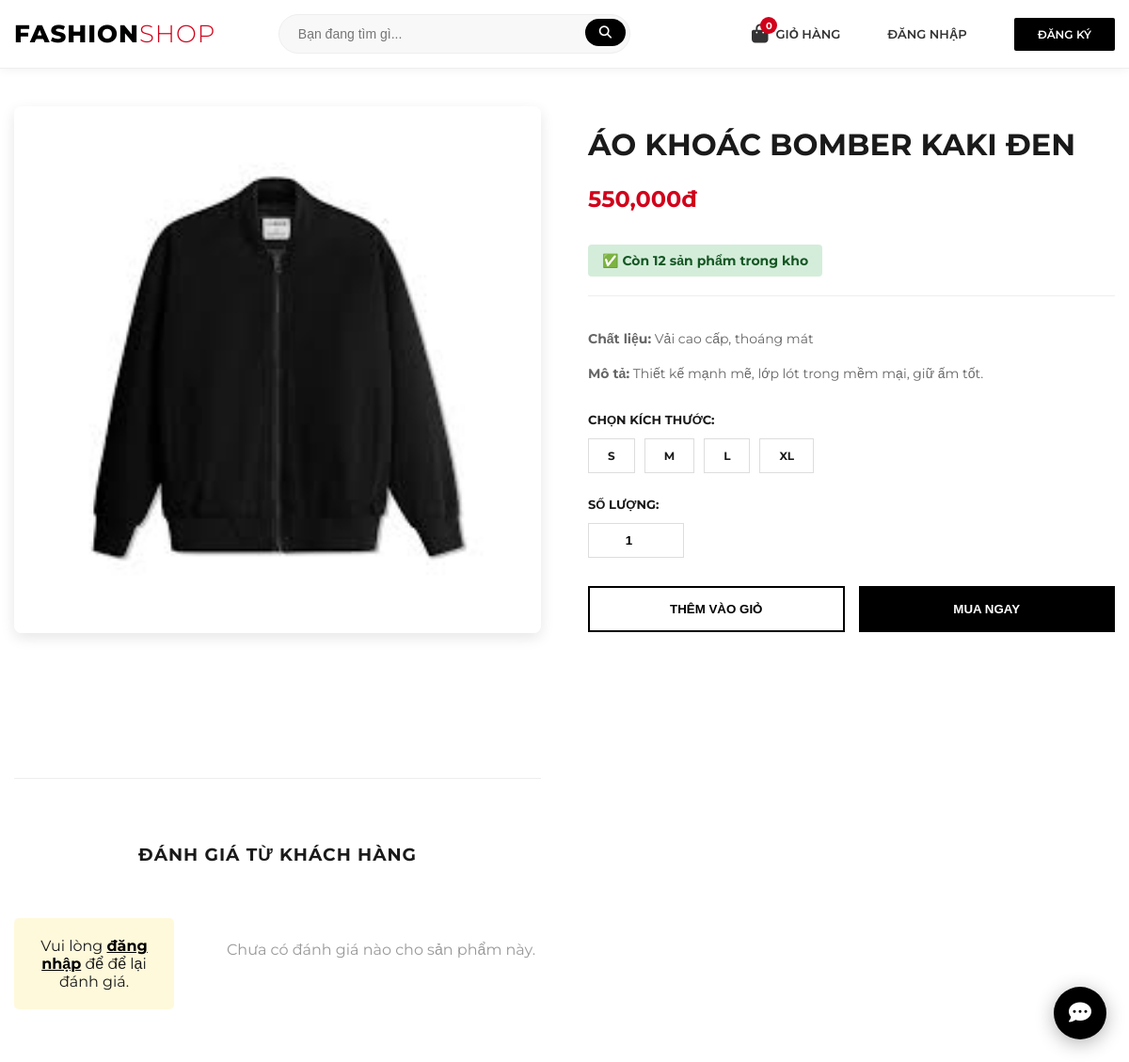
The app's page /product.php?id=52 with its own data.
### tables this page shows
CREATE TABLE `products` (
  `id` int(11) NOT NULL,
  `category_id` int(11) DEFAULT NULL,
  `name` varchar(255) NOT NULL,
  `price` decimal(10,2) NOT NULL,
  `stock` int(11) NOT NULL DEFAULT 0,
  `description` text DEFAULT NULL,
  `image` varchar(255) DEFAULT NULL
);

CREATE TABLE `product_sizes` (
  `id` int(11) NOT NULL,
  `product_id` int(11) DEFAULT NULL,
  `size_name` varchar(10) DEFAULT NULL
);

### public/product.php (the view, shortened to what this page needs)
<?php
include __DIR__ . '/../templates/partials/header.php';
$product_id = $_GET['id'] ?? 0;
$stmt = $pdo->prepare("SELECT * FROM products WHERE id = ?");
$stmt->execute([$product_id]);
$product = $stmt->fetch();
$stmt_size = $pdo->prepare("SELECT * FROM product_sizes WHERE product_id = ?");
$stmt_size->execute([$product_id]);
$sizes = $stmt_size->fetchAll();
$stmt_rev = $pdo->prepare("SELECT r.*, u.username FROM reviews r JOIN users u ON r.id = u.id WHERE r.product_id = ? ORDER BY r.created_at DESC");
$stmt_rev->execute([$product_id]);
$reviews = $stmt_rev->fetchAll();
?>
<div class="container"
    style="max-width: 1200px; margin: 40px auto; padding: 0 15px; font-family: 'Montserrat', sans-serif;">
    <div style="display: grid; grid-template-columns: 1fr 1fr; gap: 50px; align-items: start;">
        <div class="product-image">
            <img src="/assets/images/<?= $product['image'] ?>" alt="<?= $product['name'] ?>"
                style="width: 100%; border-radius: 8px; box-shadow: 0 5px 15px rgba(0,0,0,0.1);">
        </div>
        <div class="product-details">
            <h1 style="font-size: 32px; margin-bottom: 15px; text-transform: uppercase;"><?= $product['name'] ?></h1>
            <p style="font-size: 24px; color: #d0021b; font-weight: 700; margin-bottom: 20px;">
                <?= number_format($product['price']) ?>đ</p>
            <?php $outOfStock = (int)($product['stock'] ?? 0) <= 0; ?>
            <p style="font-size: 14px; font-weight: bold; padding: 8px 15px; border-radius: 4px; margin-bottom: 20px; display: inline-block; background: <?= $outOfStock ? '#ffeaa7' : '#d4edda' ?>; color: <?= $outOfStock ? '#d63031' : '#155724' ?>;">
                <?= $outOfStock ? '❌ HẾT HÀNG — Sản phẩm tạm thời không có sẵn' : '✅ Còn ' . (int)$product['stock'] . ' sản phẩm trong kho' ?>
            </p>
            <div style="border-top: 1px solid #eee; padding-top: 20px; color: #666; font-size: 14px; line-height: 1.6;">
                <p><strong>Chất liệu:</strong> <?= $product['material'] ?? 'Vải cao cấp, thoáng mát' ?></p>
                <p><strong>Mô tả:</strong> <?= $product['description'] ?></p>
            </div>
            <form action="add_to_cart.php" method="POST" style="margin-top: 30px;">
                <div style="margin-bottom: 25px;">
                    <div style="margin-bottom: 25px;">
                        <?php if (count($sizes) > 0): ?>
                            <p style="font-weight: 700; margin-bottom: 12px; font-size: 13px; text-transform: uppercase;">
                                Chọn kích thước:</p>
                            <div style="display: flex; gap: 10px;">
                                <?php foreach ($sizes as $s): ?>
                                    <label style="cursor: pointer;">
                                        <span class="size-item"
                                            style="display: inline-block; padding: 10px 20px; border: 1px solid #ddd; font-weight: bold; font-size: 12px; transition: 0.3s;">
                                            <?= $s['size_name'] ?>
                                        </span>
                                    </label>
                                <?php endforeach; ?>
                            </div>
                        <?php else: ?>
                            <input type="hidden" name="selected_size" value="Freesize">
                        <?php endif; ?>
                    </div>
                    <div style="margin-bottom: 30px;">
                        <p style="font-weight: 700; margin-bottom: 12px; font-size: 13px; text-transform: uppercase;">Số
                            lượng:</p>
                        <input type="number" name="quantity" value="1" min="1"
                            style="width: 80px; padding: 10px; border: 1px solid #ddd; text-align: center; font-weight: bold;">
                    </div>
                    <div style="display: flex; gap: 15px;">
                        <button type="submit" name="action" value="add"
                            <?= $outOfStock ? 'disabled' : '' ?>
                            style="flex: 1; padding: 15px; background: <?= $outOfStock ? '#eee' : '#fff' ?>; border: 2px solid <?= $outOfStock ? '#ccc' : '#000' ?>; font-weight: 700; cursor: <?= $outOfStock ? 'not-allowed' : 'pointer' ?>; transition: 0.3s; color: <?= $outOfStock ? '#aaa' : '#000' ?>;">
                            <?= $outOfStock ? 'HẾT HÀNG' : 'THÊM VÀO GIỎ' ?>
                        </button>
                        <button type="submit" name="action" value="buy_now"
                            <?= $outOfStock ? 'disabled' : '' ?>
                            style="flex: 1; padding: 15px; background: <?= $outOfStock ? '#ccc' : '#000' ?>; color: <?= $outOfStock ? '#999' : '#fff' ?>; border: 2px solid <?= $outOfStock ? '#ccc' : '#000' ?>; font-weight: 700; cursor: <?= $outOfStock ? 'not-allowed' : 'pointer' ?>; transition: 0.3s;">
                            <?= $outOfStock ? 'HẾT HÀNG' : 'MUA NGAY' ?>
                        </button>
                    </div>
            </form>
        </div>
    </div>
    <div style="margin-top: 80px; border-top: 1px solid #eee; padding-top: 50px;">
        <h3 style="text-transform: uppercase; letter-spacing: 1px; text-align: center; margin-bottom: 40px;">Đánh giá từ
            khách hàng</h3>
        <div style="display: grid; grid-template-columns: 1fr 2fr; gap: 50px;">
            <div>
                <?php if (isset($_SESSION['user_id'])): ?>
                    <form action="submit_review.php" method="POST"
                        style="background: #f9f9f9; padding: 25px; border-radius: 8px;">
                        <input type="hidden" name="product_id" value="<?= $product_id ?>">
                        <p style="font-weight: bold; margin-bottom: 15px;">Gửi nhận xét của bạn</p>
                        <select name="rating"
                            style="width: 100%; padding: 10px; margin-bottom: 15px; border: 1px solid #ddd;">
                            <option value="5">★★★★★ (Tuyệt vời)</option>
                            <option value="4">★★★★☆ (Rất tốt)</option>
                            <option value="3">★★★☆☆ (Bình thường)</option>
                            <option value="2">★★☆☆☆ (Kém)</option>
                            <option value="1">★☆☆☆☆ (Rất tệ)</option>
                        </select>
                        <textarea name="comment" placeholder="Bạn thấy sản phẩm này thế nào?..." required
                            style="width: 100%; height: 100px; padding: 12px; border: 1px solid #ddd; margin-bottom: 15px; font-family: inherit;"></textarea>
                        <button type="submit"
                            style="width: 100%; background: #d0021b; color: #fff; border: none; padding: 12px; font-weight: bold; cursor: pointer;">GỬI
                            ĐÁNH GIÁ</button>
                    </form>
                <?php else: ?>
                    <p style="text-align: center; background: #fff9db; padding: 20px; border-radius: 5px;">
                        Vui lòng <a href="login.php" style="color: #000; font-weight: 700;">đăng nhập</a> để để lại đánh
                        giá.
                    </p>
                <?php endif; ?>
            </div>
            <div style="max-height: 500px; overflow-y: auto;">
                <?php if (count($reviews) > 0): ?>
                    <?php foreach ($reviews as $r): ?>
                        <div style="margin-bottom: 25px; border-bottom: 1px solid #eee; padding-bottom: 15px;">
                            <div style="display: flex; justify-content: space-between;">
                                <strong><?= htmlspecialchars($r['username']) ?></strong>
                                <span style="color: #f1c40f;"><?= str_repeat('★', $r['rating']) ?></span>
                            </div>
                            <p style="color: #555; margin: 10px 0; font-size: 14px;">
                                <?= nl2br(htmlspecialchars($r['comment'])) ?></p>
                            <small style="color: #999;"><?= date('d/m/Y', strtotime($r['created_at'])) ?></small>
                        </div>
                    <?php endforeach; ?>
                <?php else: ?>
                    <p style="text-align: center; color: #999; margin-top: 40px;">Chưa có đánh giá nào cho sản phẩm này.</p>
                <?php endif; ?>
            </div>
        </div>
    </div>
</div>
<?php include __DIR__ . '/../templates/partials/footer.php'; ?>

### public/assets/css/style.css (style rules this page uses)
:root { --main-color: #1a1a1a; --accent-color: #ff4757; --text-muted: #777; --border-color: #eee; }
body { font-family: 'Montserrat', sans-serif; color: var(--main-color); background-color: #fff; margin: 0; }

### templates/partials/header.php (style rules this page uses)
body { font-family: 'Montserrat', sans-serif; }

### records on screen
products: image (picture), name "ÁO KHOÁC BOMBER KAKI ĐEN", price "550,000", stock "12", description "Thiết kế mạnh mẽ, lớp lót trong mềm mại, giữ ấm tốt."
product_sizes: size_name "S"
product_sizes: size_name "M"
product_sizes: size_name "L"
product_sizes: size_name "XL"

### other values on screen
$total_items "0"
$product['material'] "Vải cao cấp, thoáng mát"
